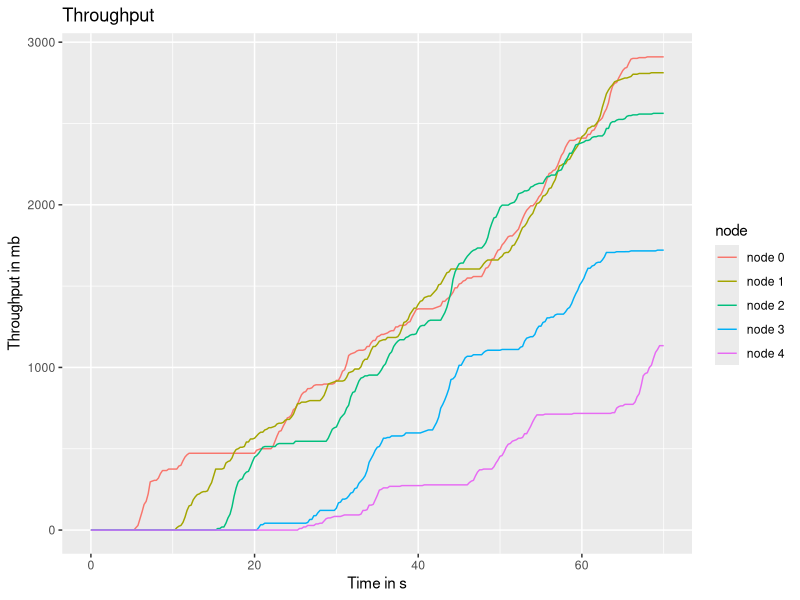

Here is the R script that generated this plot:
library(ggplot2)

pdf(file="ReNe_SoSe_2013_PA2b_943147_throughput.pdf", onefile=TRUE, pagecentre=TRUE, width=30, height=15)

file <- read.csv(file="./ReNe_SoSe_2013_PA2b_943147_throughput.csv", head=TRUE, sep=",")

print(
    qplot(time,bytes,data=file,geom="line",color=node, xlab="Time in s", ylab="Throughput in mb", main="Throughput")

)
